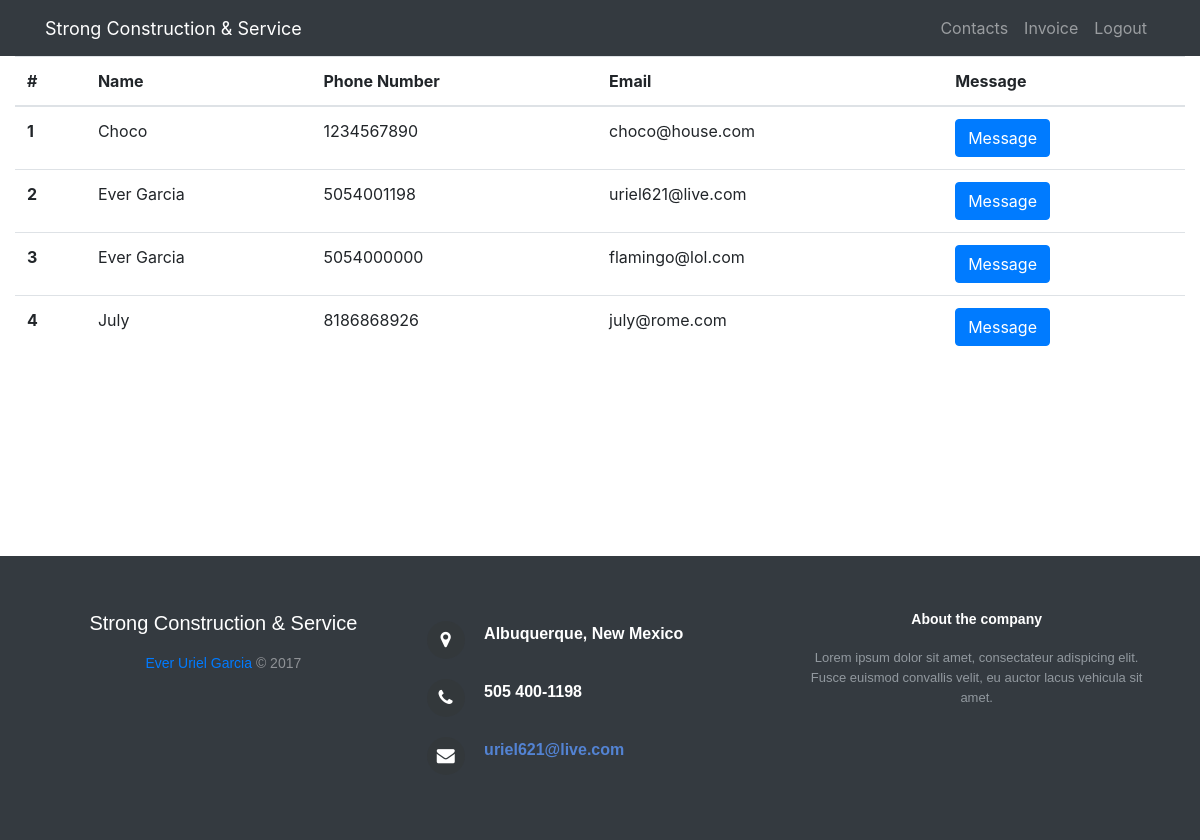
The page /contacts/ (signed in) on the database as committed earlier.
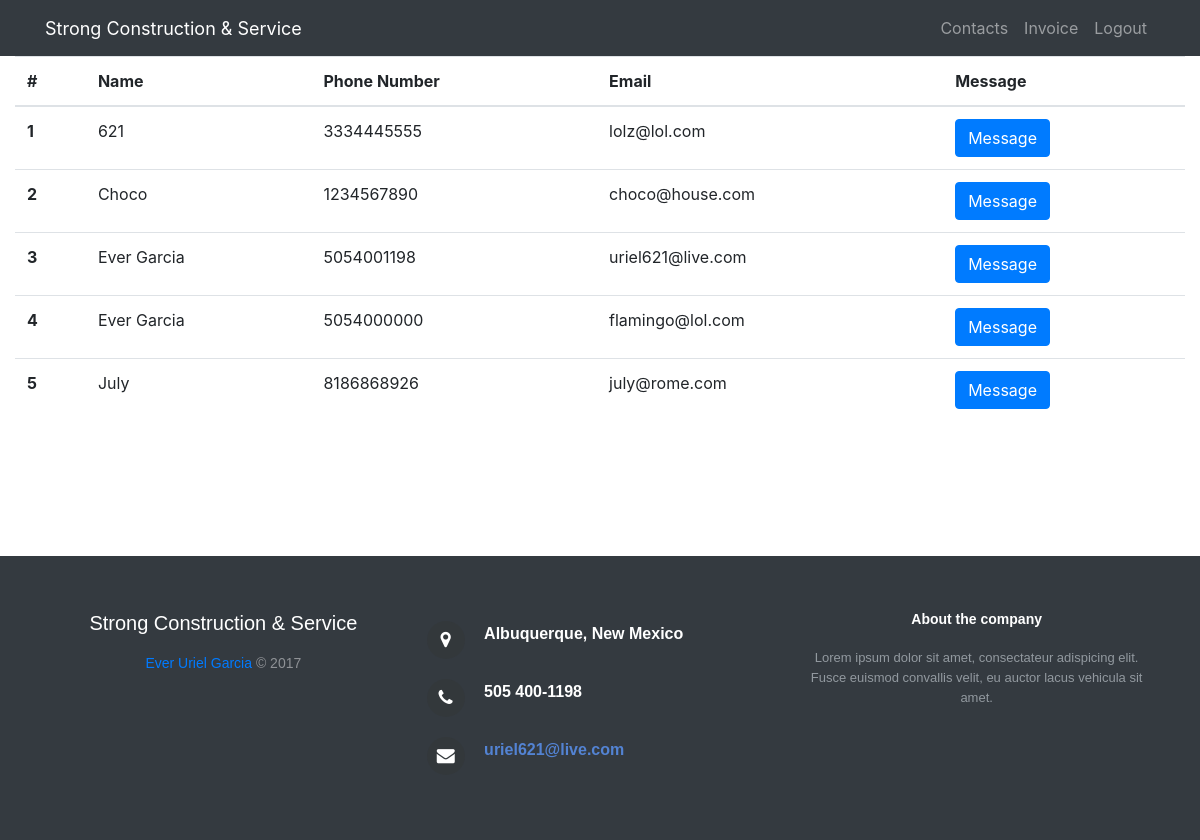
The same page on the database as committed later.
### rosario_construction_app/models.py (models this page shows)
class Clients_info(models.Model):
    full_name = models.CharField(max_length=20)
    phone_number = models.IntegerField(unique=True, validators=[RegexValidator(regex='^\d{10}$', message='Length has to be 10', code='Invalid number')])
    email = models.EmailField(max_length=20, unique=True)
    message = models.CharField(max_length=500, unique=True)

### rosario_construction_app/views.py (the view)
# urls.py: url(r'^contacts/', views.contacts, name='contacts'),
@login_required
def contacts(request):
    contacts = Clients_info.objects.order_by('full_name')
    contacts = {'contacts': contacts}
    return render(request, 'rosario_construction_app/contacts.html', context=contacts)

### templates/rosario_construction_app/contacts.html (shortened to what this page needs)
<!DOCTYPE html>
{% extends 'rosario_construction_app/main.html' %}
{% block main %}
          <main style="height:500px; max-height:500px; overflow-y: auto;">
              {% if contacts %}
                <table class="table table-hover">
                  <thead>
                      <tr>
                        <th scope="col">#</th>
                      <th scope="col">Name</th>
                        <th scope="col">Phone Number</th>
                        <th scope="col">Email</th>
                        <th scope="col">Message</th>
                      </tr>
                    </thead>
                    <tbody>
                      {% for contact in contacts %}
                        <tr>
                          <th scope="row">{{ forloop.counter }}</th>
                          <td>{{ contact.full_name }}</td>
                          <td>{{ contact.phone_number }}</td>
                          <td>{{ contact.email }}</td>
                          <td><button type="button" class="btn btn-primary" data-toggle="modal" data-target="#exampleModal" onclick="message('{{ contact.email }}', '{{ contact.message }}')">Message</button></td>
                        </tr>
                      {% endfor %}
                    </tbody>
              </table>
            {% endif %}
          </main>
{% endblock %}

Rows that differ between the two databases and show on the page:
added Clients_info: full_name "621", phone_number "3334445555", email "lolz@lol.com"
